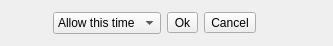
<?xml version="1.0" encoding="UTF-8"?>
<ui version="4.0">
 <class>Otter::PermissionBarWidget</class>
 <widget class="QWidget" name="Otter::PermissionBarWidget">
  <property name="geometry">
   <rect>
    <x>0</x>
    <y>0</y>
    <width>333</width>
    <height>46</height>
   </rect>
  </property>
  <layout class="QHBoxLayout" name="permissionLayout">
   <property name="leftMargin">
    <number>2</number>
   </property>
   <property name="topMargin">
    <number>2</number>
   </property>
   <property name="rightMargin">
    <number>2</number>
   </property>
   <property name="bottomMargin">
    <number>2</number>
   </property>
   <item>
    <widget class="QLabel" name="iconLabel">
     <property name="sizePolicy">
      <sizepolicy hsizetype="Fixed" vsizetype="Fixed">
       <horstretch>32</horstretch>
       <verstretch>32</verstretch>
      </sizepolicy>
     </property>
     <property name="minimumSize">
      <size>
       <width>32</width>
       <height>32</height>
      </size>
     </property>
    </widget>
   </item>
   <item>
    <widget class="QLabel" name="messageLabel"/>
   </item>
   <item>
    <widget class="QComboBox" name="permissionComboBox">
     <item>
      <property name="text">
       <string>Allow this time</string>
      </property>
     </item>
     <item>
      <property name="text">
       <string>Always allow</string>
      </property>
     </item>
     <item>
      <property name="text">
       <string>Always deny</string>
      </property>
     </item>
    </widget>
   </item>
   <item>
    <widget class="QToolButton" name="okButton">
     <property name="text">
      <string>Ok</string>
     </property>
    </widget>
   </item>
   <item>
    <widget class="QToolButton" name="cancelButton">
     <property name="text">
      <string>Cancel</string>
     </property>
    </widget>
   </item>
   <item>
    <spacer name="horizontalSpacer">
     <property name="orientation">
      <enum>Qt::Horizontal</enum>
     </property>
     <property name="sizeHint" stdset="0">
      <size>
       <width>0</width>
       <height>0</height>
      </size>
     </property>
    </spacer>
   </item>
  </layout>
 </widget>
 <resources/>
 <connections/>
</ui>
